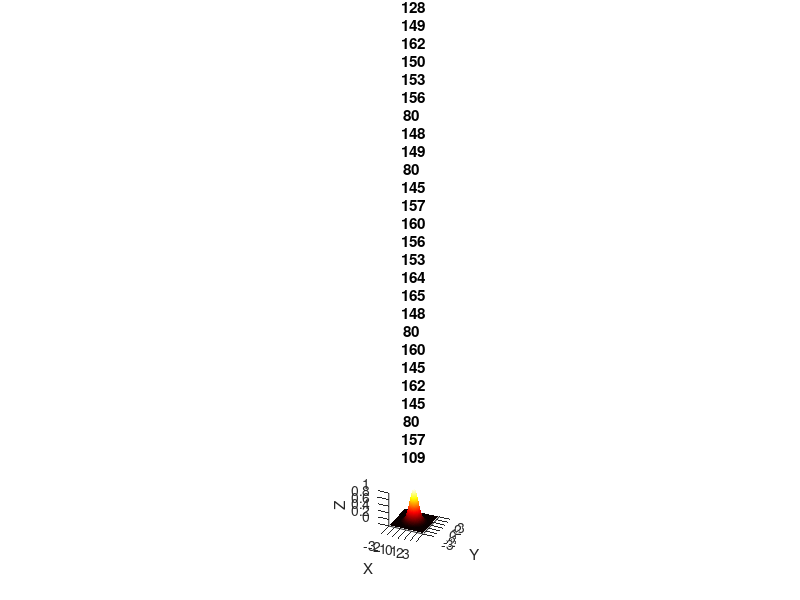
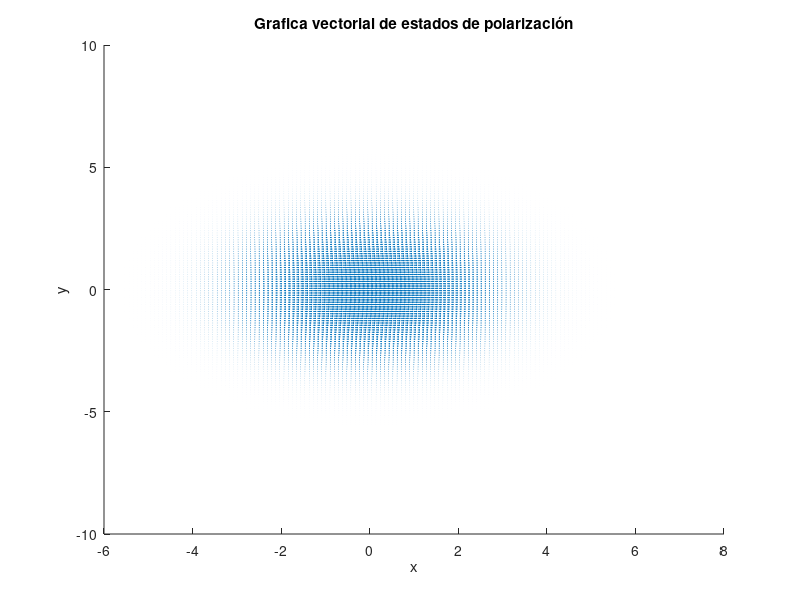
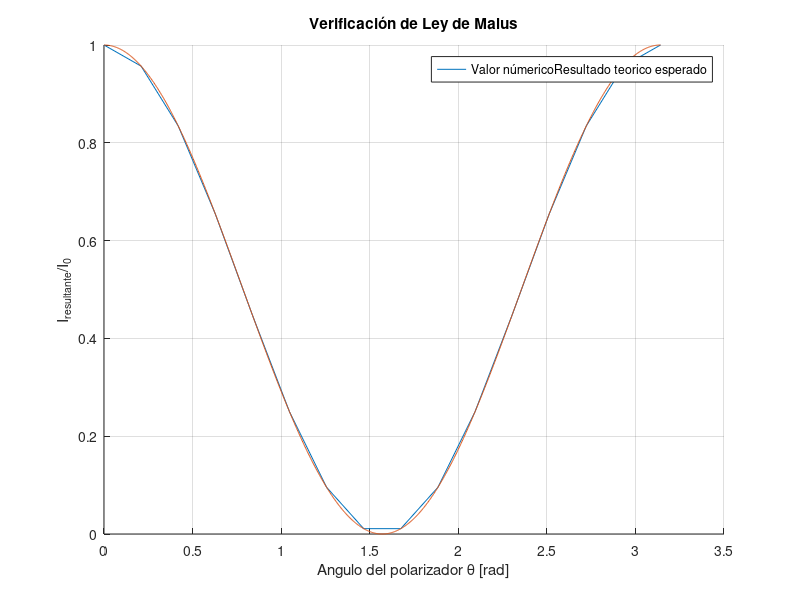
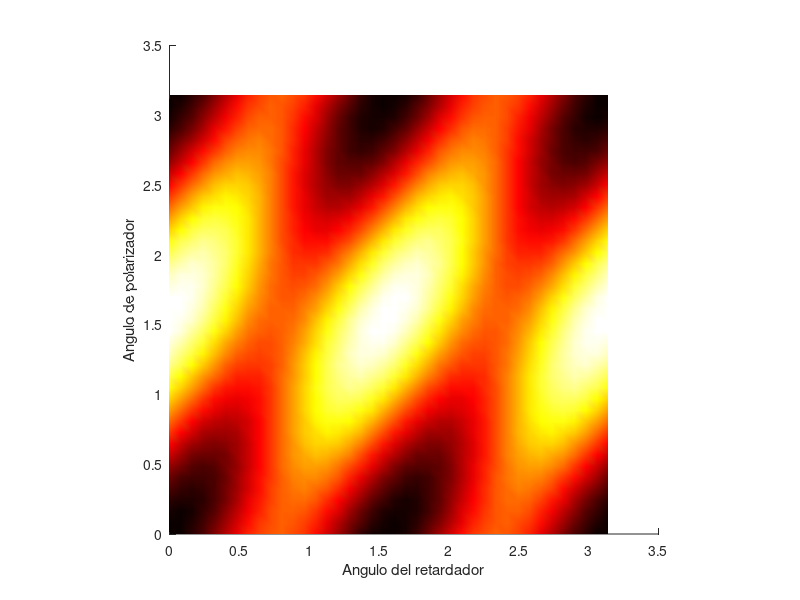

Recreate these plots in MATLAB, in order.
clear, clc, close all, format compact;

%% Definir campo óptico gaussiano
n=7; % Resolución 2^n puntos
w0=2; % Anchura
m =0;  % Carga topologica
lado=linspace(-3*w0,3*w0,2^n); % se considera un sensor cuadrado de lado 2*(3*w0)
[x,y]= meshgrid(lado);
[phi,r]=cart2pol(x,y);
E=(r/w0).^abs(m).*exp(-(r/w0).^2).*exp(1i*m*phi);

figure(1)
hold on
surf(x/w0,y/w0,real(E)), shading interp, axis square, colormap(hot), view(25,30)
xlabel('X'), ylabel('Y'), zlabel('Z'), title("Perfil de amplitud para m=" + num2str(m))
hold off

%% Definición de estados de polarización en vectores de Jones
H=[1;0]; % horizontal
V=[0;1]; % vertical
R=[1;-1i]/sqrt(2); % circular derecho
L=[1;1i]/sqrt(2); % circular izquierdo
D=[1;1]/sqrt(2); % diagonal
AD=[1;-1]/sqrt(2); % antidiagonal

% cualquier otra combinación 
E0=1;% Amplitud
angulo_de_inclinacion=pi/5;
E0x=E0*cos(angulo_de_inclinacion); %
E0y=E0*sin(angulo_de_inclinacion); % 
delta=pi/3; % FaseEnY - FaseEnX
ep= [E0x/E0;E0y*exp(1i*delta)/E0]; % vector de polarización del campo

%% Polarización utilizada para este trabajo
ep=H; 
%ep=H;
Ex=E*ep(1);
Ey=E*ep(2);

%% Grafica vectorial de estados de polarización
figure(2)
hold on
quiver(x,y,Ex,Ey)
xlabel('x'), ylabel('y'), title("Grafica vectorial de estados de polarización")
hold off

%% Definición de un polarizador lineal (matriz de Jones)
na=16;%Numero de angulos diferentes de inclinación del polarizador
a_pl=linspace(0,pi,na); %Vector de angulos de inclinación dle polarizador

I=zeros(1,na); %Preasignación de memoria
for  c=1:na
    %a_pl(c) c-esimo ángulo de inclinación del polarizador lineal
    ep_pl= [cos(a_pl(c));sin(a_pl(c))]; % vector de polarización del polarizador
    M_pl=(ep_pl)*(ep_pl'); % matriz de polarizador lineal angulo a_pl
    Ex_out=Ex*M_pl(1,1)+Ey*M_pl(1,2);
    Ey_out=Ex*M_pl(2,1)+Ey*M_pl(2,2);
    E_out=sqrt(abs(Ex_out).^2 + abs(Ey_out).^2);

%% Validación de ley de Malus
h=(max(lado)-min(lado))/(2^n-1);
I(c)=sum(sum(E_out.^2))*h^2;
end



I0=sum(sum(abs(E).^2))*h^2;
figure(3)
hold on
theta=linspace(0,pi,1000);
plot(a_pl,I/I0,theta,(cos(theta)).^2)
%plot(theta,(cos(theta)).^2,a_pl,I/I0)
xlabel('Angulo del polarizador \theta [rad]')
ylabel('I_{resultante}/I_0')
title('Verificación de Ley de Malus')
legend(["Valor númerico" "Resultado teorico esperado"],'Location','northeast')
grid on
hold off

%% De aquí en adelante, se utilizará un estado de polarización vertical
ep=V;
Ex=E*ep(1);
Ey=E*ep(2);

%% Definición de un retardador de 1/4 de lambda
delta=pi/2; %desfase introducido de y - x
%M=[1 0; 0 exp(-1i*delta)];
M=[exp(+1i*delta/2) 0; 0 exp(-1i*delta/2)];

%% Ajustar retardador de 1/4 de onda con polarizador lineal para minimizar variación de la amplitud de la señal de potencia
q=40; %Numero de angulos diferentes de inclinación
phi=linspace(0,pi,q); %angulo de inclinación del retardador 
[k1, k2]=meshgrid(phi);
for cc=1:q %contador para angulo de rotacion del polarizador lineal
for c=1:q %contador para angulo de rotacion de retardador
    rotar_alfa=[cos(k1(c,cc)) sin(k1(c,cc)); -sin(k1(c,cc)) cos(k1(c,cc))]; %rotacion horaria si alfa>0
    ep_out=(rotar_alfa^-1)*M*rotar_alfa*ep;
    Ex_out=E*ep_out(1);
    Ey_out=E*ep_out(2);
    
    %% Utilizando una proyección para el polariador lineal
    Up=[cos(k2(c,cc)) sin(k2(c,cc))];
    Proy = Ex_out*Up(1) + Ey_out*Up(2);
    Ex_out = Proy*Up(1);
    Ey_out = Proy*Up(2);
    
    E_out=sqrt(abs(Ex_out).^2 + abs(Ey_out).^2);
    I(c,cc)=sum(sum(E_out.^2))*h^2;
end
end

%% Grafica 3D cuando el polarizador y el retardador se rotan simultaneamente
figure (14)
hold on
surf(k1,k2,I/I0), shading interp, axis square, colormap(hot),view(2)
xlabel('Angulo del retardador'), ylabel('Angulo de polarizador'), zlabel('Intensidad')
hold off

%% Definición de retardador de 1/2 de lambda
delta=pi; %desfase introducido de y - x
%M=[1 0; 0 exp(-1i*delta)];
M=[exp(+1i*delta/2) 0; 0 exp(-1i*delta/2)];

%% Ajustar retardador de 1/2 de onda con polarizador lineal para minimizar variación de la amplitud de la señal de potencia
q=40; %Numero de angulos diferentes de inclinación
phi=linspace(0,pi,q); %angulo de inclinación del retardador 
[k1, k2]=meshgrid(phi);
for cc=1:q %contador para angulo de rotacion del polarizador lineal
for c=1:q %contador para angulo de rotacion de retardador
    rotar_alfa=[cos(k1(c,cc)) sin(k1(c,cc)); -sin(k1(c,cc)) cos(k1(c,cc))]; %rotacion horaria si alfa>0
    ep_out=(rotar_alfa^-1)*M*rotar_alfa*ep;
    Ex_out=E*ep_out(1);
    Ey_out=E*ep_out(2);
    
    %% Utilizando una proyección para el polariador lineal
    Up=[cos(k2(c,cc)) sin(k2(c,cc))]; 
    Proy = Ex_out*Up(1) + Ey_out*Up(2);
    Ex_out = Proy*Up(1);
    Ey_out = Proy*Up(2);
    
    E_out=sqrt(abs(Ex_out).^2 + abs(Ey_out).^2);
    I(c,cc)=sum(sum(E_out.^2))*h^2;
end
end

%% Grafica 3D cuando el polarizador y el retardador se rotan simultaneamente
figure (15)
hold on
surf(k1,k2,I/I0), shading interp, axis square, colormap(hot),view(10,45)
xlabel('Angulo del retardador'), ylabel('Angulo de polarizador'), zlabel('Intensidad')
hold off

%% Retardador de media onda para polarizacion circular
%% Definición de retardador de 1/2 de lambda
delta=pi; %desfase introducido de y - x
%M=[1 0; 0 exp(-1i*delta)];
M=[exp(+1i*delta/2) 0; 0 exp(-1i*delta/2)];

%% Ajustar retardador de 1/2 de onda con polarizador lineal para minimizar variación de la amplitud de la señal de potencia
q=40; %Numero de angulos diferentes de inclinación
phi=linspace(0,pi,q); %angulo de inclinación del retardador 
[k1, k2]=meshgrid(phi);
I=zeros(q,q); S0=I; S1=I; S2=I; S3=I;
ep=R;
for cc=1:q %contador para angulo de rotacion del polarizador lineal
for c=1:q %contador para angulo de rotacion de retardador
    rotar_alfa=[cos(k1(c,cc)) sin(k1(c,cc)); -sin(k1(c,cc)) cos(k1(c,cc))]; %rotacion horaria si alfa>0
    ep_out=(rotar_alfa^-1)*M*rotar_alfa*ep;
    Ex_out=E*ep_out(1);
    Ey_out=E*ep_out(2);
    
    %% Utilizando una proyección para el polariador lineal
    Up=[cos(k2(c,cc)) sin(k2(c,cc))];    
    Proy = Ex_out*Up(1) + Ey_out*Up(2);
    Ex_out = Proy*Up(1);
    Ey_out = Proy*Up(2);
    
    %% Proyeccion con matrices
    %rotar_beta=[cos(k2(c,cc)) sin(k2(c,cc)); -sin(k2(c,cc)) cos(k2(c,cc))];
    %ep_out=(rotar_beta^-1)*[1;0].*(rotar_beta*(rotar_alfa^-1)*M*rotar_alfa*ep);
    %Ex_out=E*ep_out(1);
    %Ey_out=E*ep_out(2);
    
    %M_pl=(ep_pl)*(ep_pl'); %matriz de polarizador lineal angulo a_pl
    %ep_out=M_pl*ep_out; 
    %Ex_out=E*ep_out(1);
    %Ey_out=E*ep_out(2);
    
    E_out=sqrt(abs(Ex_out).^2 + abs(Ey_out).^2);
    I(c,cc)=sum(sum(E_out.^2))*h^2;
    
    %%Parametros de stokes respecto k1,k2 (dependiente de 2 dimensiones)
    S0(c,cc)=sum(sum(abs(Ex_out).^2))*h^2+sum(sum(abs(Ey_out).^2))*h^2;
    S1(c,cc)=sum(sum(abs(Ex_out).^2))*h^2-sum(sum(abs(Ey_out).^2))*h^2;    %calculo de epsilon = fase_y-fase_x
    %efx=angle(Ex_out);
    %efy=angle(Ey_out);
    %ef=efy-efx;
    S21(c,cc)=2*sum(sum(real(Ex_out.*conj(Ey_out))))*h^2;
    S31(c,cc)=-2*sum(sum(imag(Ex_out.*conj(Ey_out))))*h^2;
     S2(c,cc)=2*sum(sum(real(Ey_out.*conj(Ex_out))))*h^2;
    S3(c,cc)=2*sum(sum(imag(Ey_out.*conj(Ex_out))))*h^2;
    
end
end
figure(50)
surf(k1,k2,S31-S3)
figure(51)
surf(k1,k2,S21-S2)
%% Grafica 3D cuando el polarizador y el retardador se rotan simultaneamente
figure (16)
hold on
surf(k1,k2,I/I0), shading interp, axis square, colormap(hot),view(10,45)
xlabel('Angulo del retardador'), ylabel('Angulo de polarizador'), zlabel('Intensidad')
hold off

%% Grafica 3D de grado P
P=sqrt(S1.^2+S2.^2+S3.^2)./S0;
figure (17)
hold on
surf(k1,k2,P), shading interp, axis square, colormap(hot),view(10,45)
xlabel('Angulo del retardador'), ylabel('Angulo de polarizador'), zlabel('Grado P')
hold off

%% Obtencion de grado P usando medicion perpendicular y paralela del polarizador
I_min=max(I);
I_max=min(I);
P=(I_max-I_min)/(I_max+I_min)
